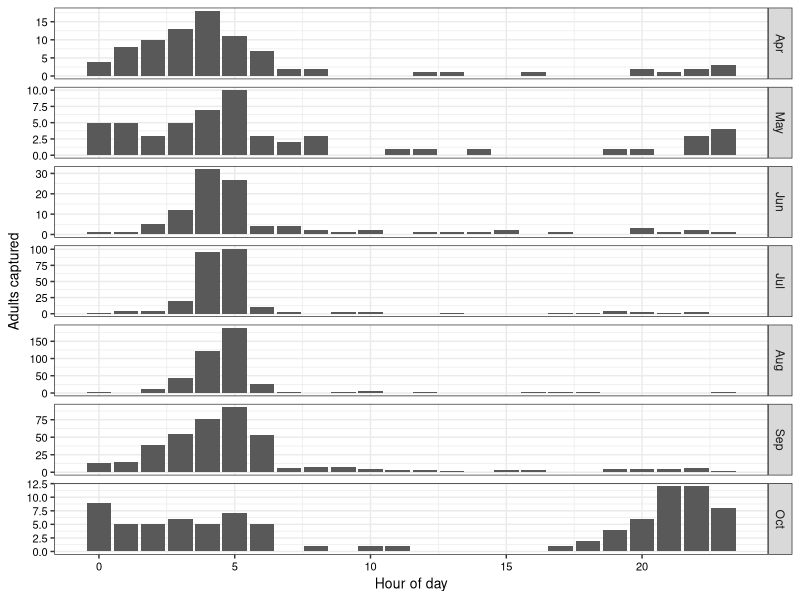
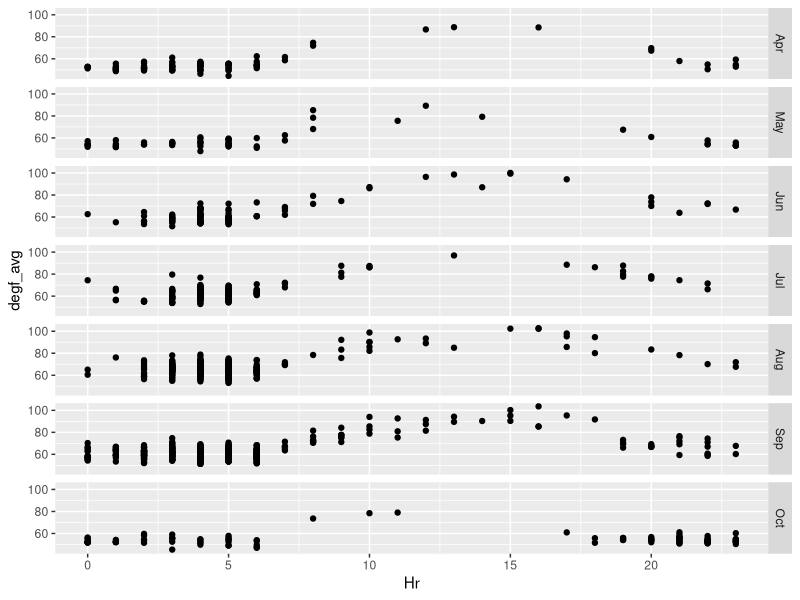
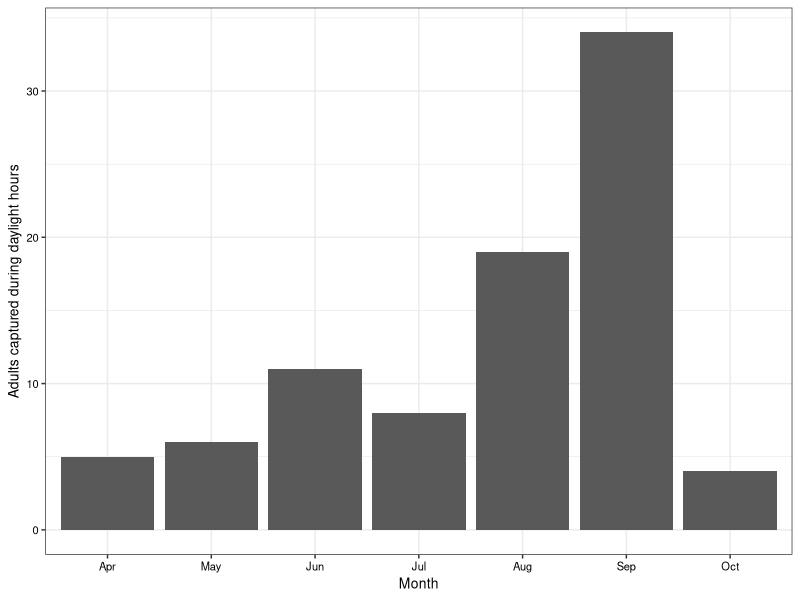
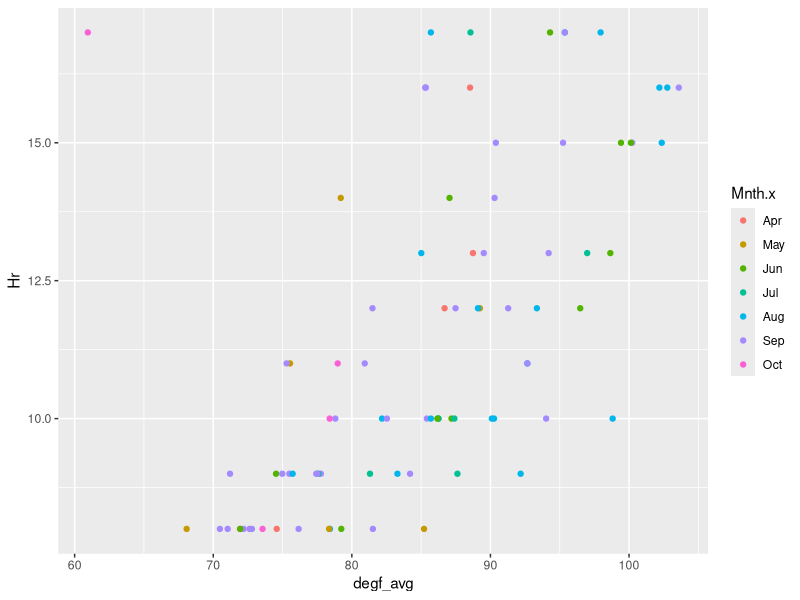
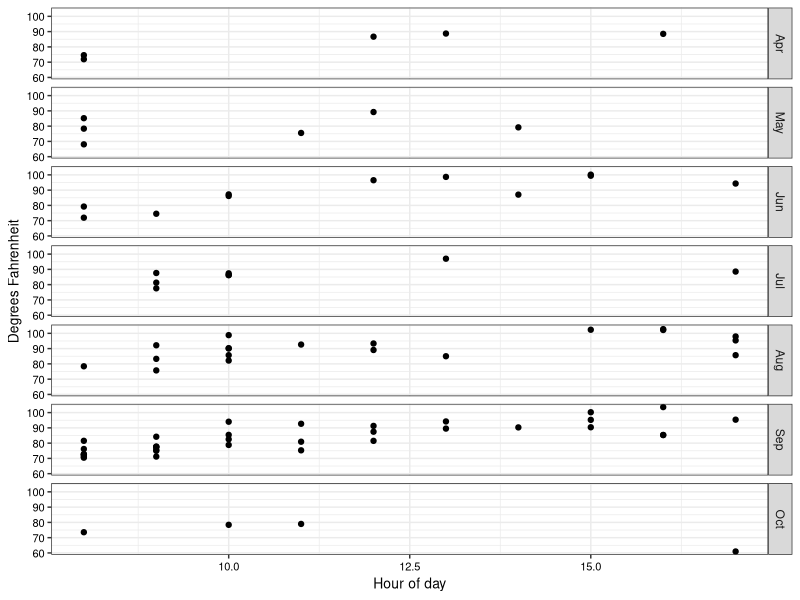
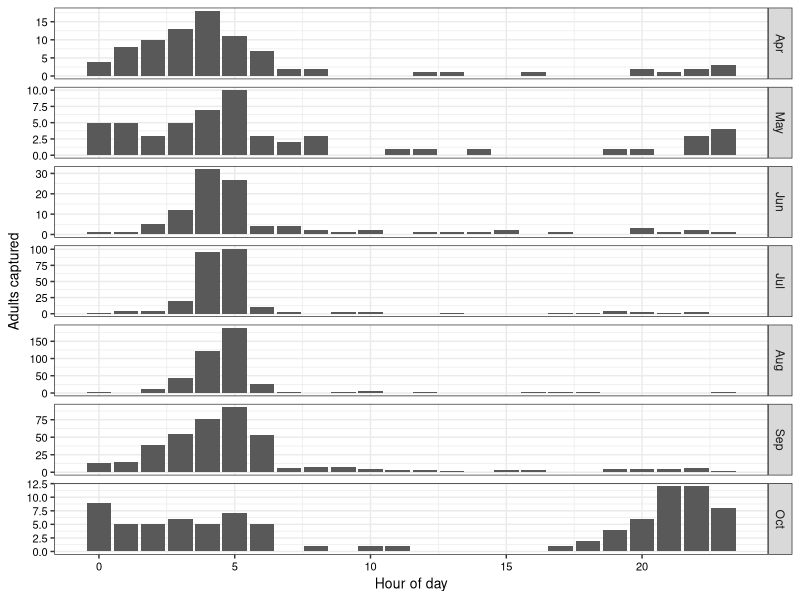
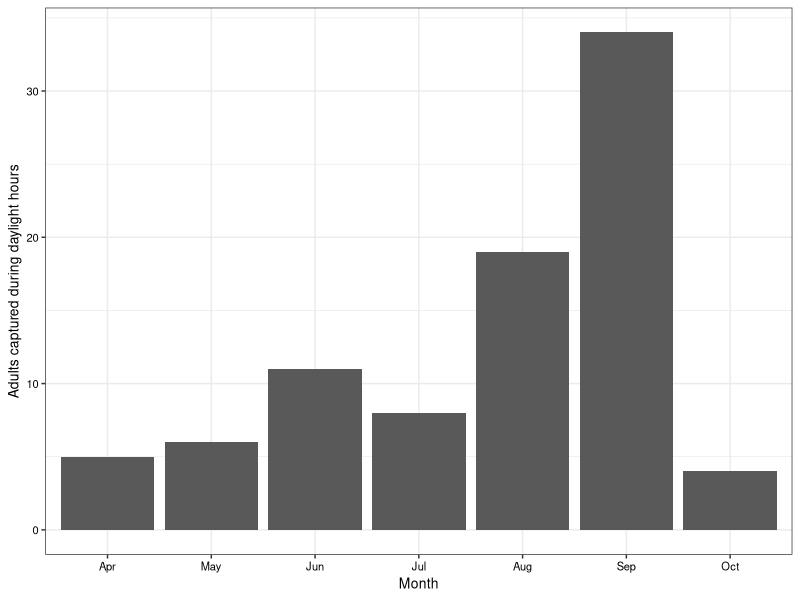
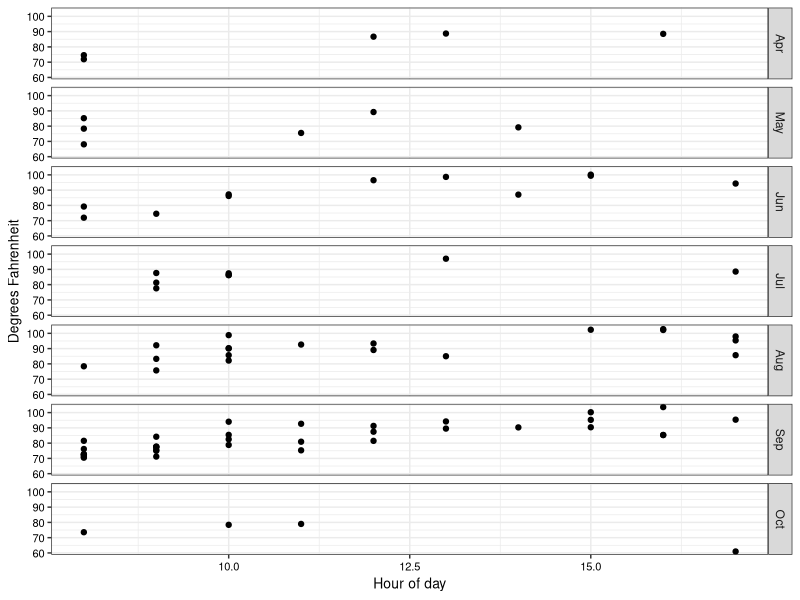

Recreate these plots in R, in order.
#===========================================================================#
# script11_explore_count_and_temperature.R
# 
# Uses the "combined" data set created in script10 to explore relationsips 
#
# PARTS
# 1. Basic questions about combined data set (multiple obs/night?)(line 14)  
# 2. Examine captures after 7AM (before midnight) (line 64)  
#
# combined--imported as created in script10
# combined2--adds categorical variable for off hours
#
#===========================================================================#

library(tidyverse)
library(lubridate)

#-- 1. Basic questions about combined data set (multiple obs/night?) --------

combined <- read_csv("./data/merged_count_and_temp_data.csv")
combined
# A tibble: 1,428 x 11
#   pest_dif site         Yr Mnth.x Julian    Hr degf_avg degf_lo degf_hi rh_avg Mnth.y
#      <dbl> <chr>     <dbl> <chr>   <dbl> <dbl>    <dbl>   <dbl>   <dbl>  <dbl> <chr> 
# 1        1 UCKearney  2019 Jun       153     5     60.2    59.7    61.2   89.8 Jun   
# 2        1 UCKearney  2019 Jul       191     4     61.2    60.3    62.2   83.6 Jul   
# 3        1 UCKearney  2019 Jul       194     4     64.2    63.9    65.1   93.2 Jul 

length(combined$pest_dif)
# [1] 1428
length(combined$pest_dif[is.na(combined$pest_dif)])
# [1] 0

#-- First confirms r object and syntax. Second confirms that NAs have already
#-- been filtered out, and can be assumed not to exist for subsequent code

### How many cases of multiple entries per day?
combined %>%  
  group_by(site,Yr,Julian) %>% 
  summarise(moths = sum(pest_dif),
            nObs = n())
# A tibble: 577 x 5
# Groups:   site, Yr [10]
#   site          Yr Julian moths  nObs
#   <chr>      <dbl>  <dbl> <dbl> <int>
# 1 mikewoolf1  2019    142     1     1
# 2 mikewoolf1  2019    143     3     2
# 3 mikewoolf1  2019    144     2     1

combined %>% 
  group_by(site,Yr,Julian) %>% 
  summarise(moths = sum(pest_dif),
            nObs = n()) %>% 
  filter(nObs > 1) 

# A tibble: 331 x 5
# Groups:   site, Yr [10]
#   site          Yr Julian moths  nObs
#   <chr>      <dbl>  <dbl> <dbl> <int>
# 1 mikewoolf1  2019    143     3     2
# 2 mikewoolf1  2019    145    60     3
# 3 mikewoolf1  2019    148    66     4

#-- Multiple obs per night in ca. 60% of cases, even though
#-- data are in hour increments

#-- 2. Examine captures after 7AM (before midnight) -------------------------

# Create variable marking off-hours 
combined2 <- combined %>% 
  mutate(offhrs = ifelse(Hr <= 7,"No","Yes"))

# Examine time of flight be year (2 x 2 matrix)
x <- combined2 %>% 
  group_by(Yr,offhrs) %>% 
  summarise(nObs = n())

x <- table(combined2$Yr,combined2$offhrs)
x

#       No Yes
# 2019 646 114
# 2020 586  82

prop.table(x,1) # 1 gives row percentages

#       No       Yes
# 2019 0.8500000 0.1500000
# 2020 0.8772455 0.1227545

#-- R has table functions that would apply a chi square test. Such a test
#-- might find a significant different between the years, but it would not
#-- be important when comparing 12 vs. 15%

combined2 %>% 
  group_by(site,offhrs) %>% 
  summarise(nObs = n()) %>% 
  pivot_wider(names_from = site, values_from = nObs)
# A tibble: 2 x 10
#   offhrs mikewoolf1 mikewoolf2 mikewoolf3 mikewoolf4 mikewoolf5 MWoolf_east Perez UCKearney  usda
#   <chr>       <int>      <int>      <int>      <int>      <int>       <int> <int>     <int> <int>
# 1 No            406        137        133        171         24          95    96        66   104
# 2 Yes            88         13         20         21         10          16     7        10    11

# somewhat consistent when there were many captures, more random when there
# were fewer

### Now we can examine month and temperature (next time)

# How many "bins" do we have for month?
combined2 %>% 
  filter(Mnth.x != Mnth.y) 
  #-- Same thing, retained from both sources in merge

combined2 %>% 
  group_by(Mnth.x) %>% 
  summarise(nObs = n())

# Make Mnth.x into a factor to conserve order
combined2$Mnth.x <- factor(combined2$Mnth.x, levels = c("Mar","Apr","May","Jun","Jul","Aug","Sep","Oct"))
combined2

combined2 %>% 
  group_by(Mnth.x,offhrs) %>% 
  summarise(nObs = n()) 
# Mnth.x offhrs  nObs
# <fct>  <chr>  <int>
#  1 Mar    No         2
#  2 Apr    No        73
#  3 Apr    Yes       13
#  4 May    No        40
#  5 May    Yes       15
#  6 Jun    No        86
#  7 Jun    Yes       18
#  8 Jul    No       240
#  9 Jul    Yes       19
# 10 Aug    No       400
# 11 Aug    Yes       26
# 12 Sep    No       349
# 13 Sep    Yes       57
# 14 Oct    No        42
# 15 Oct    Yes       48

#-- We can ignore March. Suggests similar trends until October. Can be
#-- Processed with some combination of stacked bar chart and a table 
#-- with proportions. Will be necessary to re-arrange the data, particularly
#-- for the latter 

x <- combined2 %>% 
  group_by(Mnth.x,offhrs) %>%
  filter(Mnth.x != "Mar") %>% 
  summarise(nObs = n()) 
x # as expected

x$Mnth.x <- droplevels(x$Mnth.x)

levels(x$Mnth.x)
# [1] "Apr" "May" "Jun" "Jul" "Aug" "Sep" "Oct"

# Use pivot_wider to get "No" and "Yes" on same line
x <- x %>% 
  pivot_wider(names_prefix = "Offhours_", names_from = offhrs, values_from = nObs)

x %>%
  mutate(pct_offhours = 100*(Offhours_Yes/(Offhours_No + Offhours_Yes)))
#   Mnth.x Offhours_No Offhours_Yes pct_offhours
#   <fct>        <int>        <int>        <dbl>
# 1 Apr             73           13        15.1 
# 2 May             40           15        27.3 
# 3 Jun             86           18        17.3 
# 4 Jul            240           19         7.34
# 5 Aug            400           26         6.10
# 6 Sep            349           57        14.0 
# 7 Oct             42           48        53.3 

# Go back to combined2 and examine other trends
combined2 <- combined2 %>% 
  filter(Mnth.y != "Mar")
#-- drops two observations
combined2$Mnth.x <- droplevels(combined2$Mnth.x)

# Plot of observations by hour with vertically aligned panels for month
y <- combined2 %>% 
  group_by(Mnth.x,Hr) %>% 
  summarise(nObs = n())

p1 <- ggplot(data = y, aes(x = Hr, y = nObs)) +
  geom_col() +
  facet_grid(Mnth.x ~ ., scales = "free_y") +
  theme_bw() +
  xlab("Hour of day") +
  ylab("Adults captured") +
  theme(axis.text.x = element_text(color = "black", size = 8),# angle = 45, hjust = 1),
        axis.text.y = element_text(color = "black", size = 8),
        axis.title.x = element_text(color = "black", size = 10),
        axis.title.y = element_text(color = "black", size = 10),
        legend.title = element_text(color = "black", size = 8),
        legend.text = element_text(color = "black", size = 8))

p1

ggsave(filename = "Fig_cap_v_time_of_day.jpg", plot = p1, device = "jpg", path = "./results",
       dpi = 300, width = 5.83, height = 9.4, units = "in")

# ggsave(filename = "Fig_cap_v_time_of_day.eps", plot = p1, device = "eps", path = "./results", 
#        dpi = 300, width = 5.83, height = 9.4, units = "in")
#-- EntSoc maximum is 9.4 inches high. For jpg saved for ease of use in draft,
#-- but eps preferable for production


# Add temperature
ggplot(data = combined2, aes(x = Hr, y = degf_avg)) +
  geom_point() +
  facet_grid(Mnth.x ~ .)

# Ask if there is correlation between temperature and captures during 
# daylight hours

daylt <- combined2 %>% 
  filter(Hr > 7 & Hr < 18)

p2 <- ggplot(data = daylt) +
  geom_bar(aes(x = Mnth.x)) +
  theme_bw() +
  xlab("Month") +
  ylab("Adults captured during daylight hours") +
  theme(axis.text.x = element_text(color = "black", size = 8),# angle = 45, hjust = 1),
        axis.text.y = element_text(color = "black", size = 8),
        axis.title.x = element_text(color = "black", size = 10),
        axis.title.y = element_text(color = "black", size = 10),
        legend.title = element_text(color = "black", size = 8),
        legend.text = element_text(color = "black", size = 8))

p2

ggsave(filename = "fig_daytime_fliers_by_month.jpg", 
      plot = p2, device = "jpg", path = "./results", 
      dpi = 300, width = 5.83, height = 3.9, units = "in")  


ggplot(daylt, aes(x = degf_avg, y = Hr)) +
  geom_point(aes(colour = Mnth.x))
#-- color does not clarify

p3 <- ggplot(daylt, aes(x = Hr, y = degf_avg)) +
  geom_point() +
  facet_grid(Mnth.x ~ .) +
  theme_bw() +
  xlab("Hour of day") +
  ylab("Degrees Fahrenheit") +
  theme(axis.text.x = element_text(color = "black", size = 8),# angle = 45, hjust = 1),
        axis.text.y = element_text(color = "black", size = 8),
        axis.title.x = element_text(color = "black", size = 10),
        axis.title.y = element_text(color = "black", size = 10),
        legend.title = element_text(color = "black", size = 8),
        legend.text = element_text(color = "black", size = 8))

p3

ggsave(filename = "fig_daytime_fliers_by_hour_and_temp.jpg", 
       plot = p3, device = "jpg", path = "./results", 
       dpi = 300, width = 5.83, height = 3.9, units = "in")  
#-- On average, gets hotter as hours since sunup increases.
#-- Given this factor, this graphic suggests no relationship
#-- between temperature and hour of capture for daytime fliers


  

